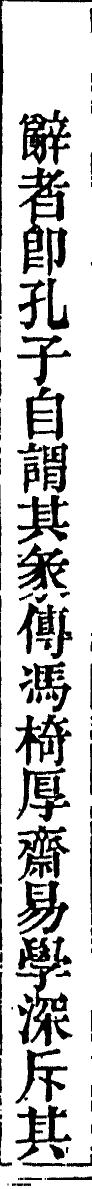
#> input picture tests/fixtures/colend/cols/p105_c2.png, 183 x 2378 px (shown at 1/2 size); its folder holds only this picture in this run
$ python run_table_ocr.py tests/fixtures/colend/cols/p105_c2.png
#> lines starting #> are read from the running program, lines starting #| are printed output that depends on the picture; after the words box and inside, x2 and y2 are one past the last pixel; in counts of white or black regions, pixels touching at a corner belong together
### open_guji_cv/utils/image_io.py
"""图像 IO 工具，支持 Windows 非 ASCII 路径。

## 读图一律字节读入再 imdecode（2026-10-05，overview#407）

原先 `imread` 先试 `cv2.imread`、返回 None 才退到 `np.fromfile + imdecode`。Windows
下工作区路径含中文（`96mid1ogzk-欽定四庫全書總目武英殿刻本`），第一步**必然**失败并打一条
`imread_(...): can't open/read file` 警告——哪怕文件好好的、第二步也读成功了。vol02 一轮
`glyph_match` 打出 8,980 条这种假警告，真读失败混在里面根本看不出来。现在直接走字节读入，
不再碰 `cv2.imread`。

## 两种口径

- 默认（`strict=False`，老口径，调用方很多靠它）：文件不存在抛 `FileNotFoundError`
  （`np.fromfile` 本来就这样）；文件在但解不出来（空文件、坏 PNG）返回 None。
- `strict=True`：解不出来也抛 `ImageReadError`。**读管线输入（缓存字块、列图、原图）的
  路径用这个**——读不到就该停下这一页，不能拿 None 往下走成垃圾结果。
"""

from pathlib import Path

import cv2
import numpy as np


class ImageReadError(OSError):
    """图片文件在、但解不出来（空文件／坏文件／不是图）。`strict=True` 时抛。"""


def imread(image_path: str, flags=cv2.IMREAD_COLOR, *, strict: bool = False) -> np.ndarray | None:
    """读取图片，支持 Windows 非 ASCII 路径（字节读入 + imdecode，不经 `cv2.imread`）。

    文件不存在 → `FileNotFoundError`（两种口径都是）；解不出来 → `strict` 时抛
    `ImageReadError`，否则返回 None。
    """
    p = str(image_path)
    buf = np.fromfile(p, dtype=np.uint8)          # 不存在 → FileNotFoundError；是目录 → OSError
    img = cv2.imdecode(buf, flags) if buf.size else None
    if img is None and strict:
        raise ImageReadError(f"图片解不出来（{buf.size} 字节）: {p}")
    return img


# [8 lines left out: function imwrite, not called in this run]

### open_guji_cv/detectors/table_detector.py
"""表格检测与 Cell OCR 识别模块。

流程：
1. 形态学检测水平/垂直表格线 → 构建网格
2. 擦除表格线 → 单 cell 裁切 → 2x 放大 + 白边
3. PaddleOCR 逐 cell 识别 → 噪声过滤
4. 输出结构化 JSON（格式见 .claude/doc/table_cell_format.md）
"""

from __future__ import annotations

import re
from dataclasses import dataclass, field

import cv2
import numpy as np
from ..utils.image_io import imread as cv_imread, imwrite as cv_imwrite


# ──────────────────────────────────────────────
# 数据结构
# ──────────────────────────────────────────────

@dataclass
class CellChar:
    """单字识别结果。"""
    char: str
    bbox: list[int]       # [x1, y1, x2, y2] 相对原图
    confidence: float


@dataclass
class TableCell:
    """表格单元格。"""
    row: int
    col: int
    row_span: int = 1
    col_span: int = 1
    bbox: list[int] = field(default_factory=list)   # [x1, y1, x2, y2]
    size: list[int] = field(default_factory=list)    # [w, h]
    text: str = ""
    confidence: float = 0.0
    char_count: int = 0
    chars: list[CellChar] = field(default_factory=list)


@dataclass
class TableGrid:
    """表格网格结构。"""
    rows: int
    cols: int
    h_lines: list[int]    # rows+1 条水平线 y 坐标
    v_lines: list[int]    # cols+1 条垂直线 x 坐标


@dataclass
class TableResult:
    """表格识别完整结果。"""
    image_path: str
    image_size: list[int]   # [w, h]
    grid: TableGrid
    cells: list[TableCell]

    # [35 lines left out: function to_dict, not called in this run]


# ──────────────────────────────────────────────
# 表格线检测
# ──────────────────────────────────────────────

def _detect_line_positions(binary: np.ndarray, axis: int,
                           kernel_ratio: int = 8,
                           min_coverage: float = 0.10,
                           min_gap: int = 25) -> list[int]:
    """从二值图中检测水平(axis=1)或垂直(axis=0)线位置。"""
    h, w = binary.shape
    if axis == 1:  # 水平线
        klen = max(w // kernel_ratio, 10)
        kernel = cv2.getStructuringElement(cv2.MORPH_RECT, (klen, 1))
        morph = cv2.morphologyEx(binary, cv2.MORPH_OPEN, kernel, iterations=1)
        proj = np.sum(morph, axis=1) / 255
        total = w
    else:  # 垂直线
        klen = max(h // kernel_ratio, 10)
        kernel = cv2.getStructuringElement(cv2.MORPH_RECT, (1, klen))
        morph = cv2.morphologyEx(binary, cv2.MORPH_OPEN, kernel, iterations=1)
        proj = np.sum(morph, axis=0) / 255
        total = h

    threshold = total * min_coverage
    lines: list[tuple[int, float]] = []
    in_line = False
    start = 0

    for i in range(len(proj)):
        if proj[i] > threshold:
            if not in_line:
                start = i
                in_line = True
        else:
            if in_line:
                mid = (start + i) // 2
                strength = float(np.max(proj[start:i]) / total)
                if not lines or mid - lines[-1][0] > min_gap:
                    lines.append((mid, strength))
                elif strength > lines[-1][1]:
                    lines[-1] = (mid, strength)
                in_line = False
    if in_line:
        mid = (start + len(proj)) // 2
        strength = float(np.max(proj[start:]) / total)
        if not lines or mid - lines[-1][0] > min_gap:
            lines.append((mid, strength))

    return [pos for pos, _ in lines]


def detect_table_grid(gray: np.ndarray, min_gap: int = 25) -> TableGrid | None:
    """检测表格网格，返回 TableGrid 或 None（非表格页）。"""
    _, binary = cv2.threshold(gray, 0, 255, cv2.THRESH_BINARY_INV + cv2.THRESH_OTSU)

    h_lines = _detect_line_positions(binary, axis=1, min_gap=min_gap)
    v_lines = _detect_line_positions(binary, axis=0, min_gap=min_gap)

    if len(h_lines) < 2 or len(v_lines) < 2:
        return None

    return TableGrid(
        rows=len(h_lines) - 1,
        cols=len(v_lines) - 1,
        h_lines=h_lines,
        v_lines=v_lines,
    )


# ──────────────────────────────────────────────
# 表格线擦除
# ──────────────────────────────────────────────

# [20 lines left out: function erase_table_lines, not called in this run]


# ──────────────────────────────────────────────
# Cell OCR
# ──────────────────────────────────────────────

# 噪声字符正则：只保留包含中文的文本
_HAS_CJK = re.compile(r'[\u4e00-\u9fff\u3400-\u4dbf]')

# ──────────────────────────────────────────────
# 字符后处理：映射纠正 + 字符集过滤
# ──────────────────────────────────────────────

# 常见 OCR 误识别 → 正确字符 映射
CHAR_CORRECTION_MAP: dict[str, str] = {
    # 宫 的常见误识别
    "营": "宫", "管": "宫", "掌": "宫", "常": "宫",
    "富": "宫", "量": "宫", "京": "宫", "答": "宫",
    # 日 的误识别
    "王": "日",
    # 古籍草书/异体字误识别
    "青": "七",
    "夏": "八",
    "草": "半",
}

# 按行类型定义的允许字符集
YEAR_CHARS = frozenset("一二三四五六七八九十百千年")
WEEKDAY_CHARS = frozenset("一二三四五六七月日金木水火土大小")
ASTRO_CHARS = frozenset("一二三四五六七八九十初宫度分秒半壹")


def _correct_char(ch: str) -> str:
    """对单个字符做映射纠正。"""
    return CHAR_CORRECTION_MAP.get(ch, ch)


# [89 lines left out: functions _filter_text, _ocr_single_cell, not called in this run]


# ──────────────────────────────────────────────
# 主入口
# ──────────────────────────────────────────────

class TableDetector:
    """表格检测与识别。

    使用方法：
        detector = TableDetector()
        result = detector.detect("path/to/image.png")
        data = result.to_dict()

    自定义 OCR 配置：
        detector = TableDetector(ocr_config={"lang": "ch", "device": "cpu"})
    """

    # 默认 PaddleOCR 参数
    DEFAULT_OCR_CONFIG = {
        "use_doc_orientation_classify": False,
        "use_doc_unwarping": False,
        "use_textline_orientation": False,
        "lang": "chinese_cht",
        "text_det_thresh": 0.3,
        "text_det_box_thresh": 0.5,
        "device": "gpu",
    }

    def __init__(self, scale: float = 2.0, min_conf: float = 0.15,
                 erase_lines: bool = True,
                 row_charsets: dict[int, frozenset] | None = None,
                 ocr_config: dict | None = None):
        """
        Args:
            scale: cell 放大倍数
            min_conf: 最低置信度阈值
            erase_lines: 是否擦除表格线
            row_charsets: 按行索引指定允许字符集，如 {0: YEAR_CHARS, 1: WEEKDAY_CHARS}
                         未指定的行使用默认 CJK 过滤
            ocr_config: PaddleOCR 构造参数覆盖，如 {"lang": "ch", "device": "cpu"}
        """
        self._ocr = None
        self.scale = scale
        self.min_conf = min_conf
        self.erase_lines = erase_lines
        self.row_charsets = row_charsets or {}
        self.ocr_config = {**self.DEFAULT_OCR_CONFIG, **(ocr_config or {})}

    # [17 lines left out: function _ensure_ocr, not called in this run]

    def detect(self, image_path: str) -> TableResult | None:
        """检测表格并识别所有 cell 内容。

        Returns:
            TableResult 或 None（非表格页）
        """
        img = cv_imread(image_path)
        if img is None:
            raise FileNotFoundError(f"无法读取图像: {image_path}")

        gray = cv2.cvtColor(img, cv2.COLOR_BGR2GRAY)
        h, w = gray.shape

        # 1. 检测网格
        grid = detect_table_grid(gray)
        if grid is None:
            return None

        # 2. 擦除表格线
        if self.erase_lines:
            gray_clean = erase_table_lines(gray)
        else:
            gray_clean = gray

        # 3. 初始化 OCR
        self._ensure_ocr()

        # 4. 逐 cell OCR
        margin = 3  # 内缩避开线条残留
        cells: list[TableCell] = []

        for r in range(grid.rows):
            for c in range(grid.cols):
                x1 = grid.v_lines[c]
                y1 = grid.h_lines[r]
                x2 = grid.v_lines[c + 1]
                y2 = grid.h_lines[r + 1]

                # 裁切 cell
                cy1 = min(y1 + margin, y2)
                cy2 = max(y2 - margin, y1)
                cx1 = min(x1 + margin, x2)
                cx2 = max(x2 - margin, x1)

                if cy2 <= cy1 or cx2 <= cx1:
                    continue

                cell_img = gray_clean[cy1:cy2, cx1:cx2]

                # 按行索引查找字符集
                allowed = self.row_charsets.get(r)

                text, conf, chars = _ocr_single_cell(
                    self._ocr, cell_img,
                    scale=self.scale,
                    min_conf=self.min_conf,
                    cell_origin=(cx1, cy1),
                    allowed_chars=allowed,
                )

                cells.append(TableCell(
                    row=r,
                    col=c,
                    bbox=[x1, y1, x2, y2],
                    size=[x2 - x1, y2 - y1],
                    text=text,
                    confidence=conf,
                    char_count=len(chars),
                    chars=chars,
                ))

        return TableResult(
            image_path=image_path,
            image_size=[w, h],
            grid=grid,
            cells=cells,
        )

    # [27 lines left out: function detect_and_visualize, not called in this run]

### run_table_ocr.py
"""表格 OCR 识别 CLI 工具。

用法：
    python run_table_ocr.py <image_path> [--output <json_path>] [--debug <debug_img_path>]
    python run_table_ocr.py data/book7/06054854.cn_page_111.png
    python run_table_ocr.py data/book7/ --all
    python run_table_ocr.py data/book7/ --all --lang ch --device cpu

环境变量：
    PADDLE_PDX_DISABLE_MODEL_SOURCE_CHECK=True  跳过模型源检查
    PYTHONIOENCODING=utf-8                      Windows 中文输出
"""

import argparse
import json
import os
import sys
import glob
import time

os.environ.setdefault("PADDLE_PDX_DISABLE_MODEL_SOURCE_CHECK", "True")


def main():
    parser = argparse.ArgumentParser(description="古籍表格 OCR 识别")
    parser.add_argument("input", help="图像文件路径，或包含图像的目录")
    parser.add_argument("--output", "-o", help="JSON 输出路径（默认: output/table_ocr/<basename>.json）")
    parser.add_argument("--debug", "-d", action="store_true", help="保存 debug 可视化图")
    parser.add_argument("--all", "-a", action="store_true", help="处理目录下所有 PNG 文件")
    parser.add_argument("--scale", type=float, default=2.0, help="cell 放大倍数（默认 2.0）")
    parser.add_argument("--no-erase-lines", action="store_true", help="不擦除表格线")
    parser.add_argument("--charset", choices=["auto", "astro", "none"], default="auto",
                        help="字符集过滤模式: auto=按行自动, astro=全部天文, none=不过滤")
    parser.add_argument("--print", "-p", action="store_true", help="打印表格内容到终端")
    # OCR 配置参数
    parser.add_argument("--lang", default=None, help="OCR 语言（默认: chinese_cht）")
    parser.add_argument("--device", default=None, choices=["gpu", "cpu"], help="推理设备")
    parser.add_argument("--det-thresh", type=float, default=None, help="文本检测阈值")
    parser.add_argument("--det-box-thresh", type=float, default=None, help="文本检测框阈值")
    args = parser.parse_args()

    from open_guji_cv.detectors.table_detector import (
        TableDetector, YEAR_CHARS, WEEKDAY_CHARS, ASTRO_CHARS,
    )

    # 构建行字符集
    row_charsets = {}
    if args.charset == "auto":
        # 默认: 行0=年份, 行1=星期, 行2+=天文
        row_charsets = {0: YEAR_CHARS, 1: WEEKDAY_CHARS}
        for r in range(2, 100):  # 足够多的行
            row_charsets[r] = ASTRO_CHARS
    elif args.charset == "astro":
        for r in range(100):
            row_charsets[r] = ASTRO_CHARS

    # 构建 OCR 配置覆盖
    ocr_config = {}
    if args.lang is not None:
        ocr_config["lang"] = args.lang
    if args.device is not None:
        ocr_config["device"] = args.device
    if args.det_thresh is not None:
        ocr_config["text_det_thresh"] = args.det_thresh
    if args.det_box_thresh is not None:
        ocr_config["text_det_box_thresh"] = args.det_box_thresh

    detector = TableDetector(
        scale=args.scale,
        erase_lines=not args.no_erase_lines,
        row_charsets=row_charsets if args.charset != "none" else {},
        ocr_config=ocr_config if ocr_config else None,
    )

    # 收集要处理的文件
    if os.path.isdir(args.input) or args.all:
        input_dir = args.input if os.path.isdir(args.input) else os.path.dirname(args.input)
        files = sorted(glob.glob(os.path.join(input_dir, "*.png")))
        if not files:
            print(f"目录中没有 PNG 文件: {input_dir}")
            sys.exit(1)
    else:
        files = [args.input]

    out_dir = os.path.join("output", "table_ocr")
    os.makedirs(out_dir, exist_ok=True)

    for filepath in files:
        basename = os.path.splitext(os.path.basename(filepath))[0]
        print(f"\n{'='*60}")
        print(f"处理: {filepath}")

        t0 = time.time()

        # 检测 + OCR
        if args.debug:
            debug_path = os.path.join(out_dir, f"{basename}_debug.png")
            result = detector.detect_and_visualize(filepath, debug_path)
            if result:
                print(f"Debug 图: {debug_path}")
        else:
            result = detector.detect(filepath)
#> in imread, img is the input picture: shape (2378, 183, 3); 78.7% white; 109 black regions (23 under 20 px), largest, box (x1, y1, x2, y2) and area: (36, 334, 130, 549) 6512, (31, 1873, 145, 2093) 5949, (38, 219, 143, 330) 5192
#> in _detect_line_positions, `morph = cv2.morphologyEx(binary, cv2.MORPH_OPEN, kernel, iterations=1)`:
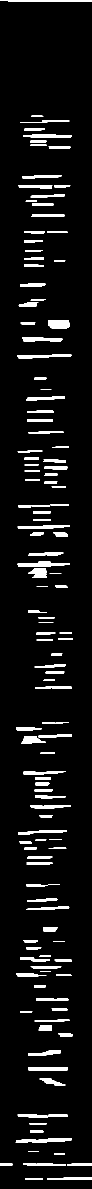
#> morph: shape (2378, 183) (shown at 1/2 size); 6.3% white; 135 white regions, largest, box (x1, y1, x2, y2) and area: (35, 1123, 139, 1133) 697, (96, 641, 140, 657) 653, (0, 0, 183, 4) 621
#> in _detect_line_positions, `proj = np.sum(morph, axis=1) / 255`: proj = 2378 values, max 182 at index 0, min 0 at index 4, mean 11.52
#> the loop in _detect_line_positions, `for i in range(len(proj)):` made 2378 passes
#> (mid, strength, in_line) on passes 5, 235, 247, 263, 277, 286, 293, 299, 358, 379, 396, 404: (2, 0.995, False), (232, 0.137, False), (243, 0.301, False), (259, 0.224, False), (272, 0.53, False), (283, 0.175, False), (290, 0.18, False), (295, 0.24, False), (353, 0.426, False), (374, 0.552, False), (392, 0.366, False), (402, 0.126, False)
#> in_line on passes 1, 232, 241, 257, 270, 282: True, True, True, True, True, True
#> after the loop in _detect_line_positions, `for i in range(len(proj)):`: in_line = False; lines = 49 pairs, first value 2 to 2357, second value 0.137 to 0.995; mid = 2357; start = 2355; strength = 0.667
#> in detect_table_grid, `h_lines = _detect_line_positions(binary, axis=1, min_gap=min_gap)`: h_lines = 49 values from 2 to 2357
#> call 2 of _detect_line_positions, with axis = 0, kernel_ratio = 8, min_coverage = 0.1, min_gap = 25
#> in _detect_line_positions (call 2), `morph = cv2.morphologyEx(binary, cv2.MORPH_OPEN, kernel, iterations=1)`:
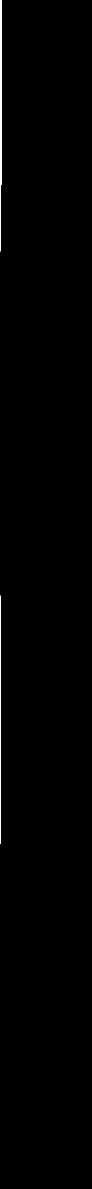
#> morph: shape (2378, 183) (shown at 1/2 size); 0.43% white; 2 white regions, box (x1, y1, x2, y2) and area: (0, 0, 3, 503) 1375, (0, 1191, 1, 1688) 497
#> in _detect_line_positions (call 2), `proj = np.sum(morph, axis=0) / 255`: proj = 183 values, max 1000 at index 0, min 0 at index 3, mean 10.23
#> the loop in _detect_line_positions (call 2), `for i in range(len(proj)):` made 183 passes
#> (mid, strength, in_line) on pass 4: (1, 0.421, False)
#> (start, in_line) on pass 1: (0, True)
#> after the loop in _detect_line_positions (call 2), `for i in range(len(proj)):`: in_line = False; lines = [(1, 0.421)]; mid = 1; start = 0; strength = 0.421
#> in detect_table_grid, `v_lines = _detect_line_positions(binary, axis=0, min_gap=min_gap)`: v_lines = [1]

        elapsed = time.time() - t0

        if result is None:
            print(f"  未检测到表格 (耗时 {elapsed:.1f}s)")
            continue

        grid = result.grid
        print(f"  表格: {grid.cols} 列 x {grid.rows} 行 (耗时 {elapsed:.1f}s)")

        # 统计
        non_empty = sum(1 for c in result.cells if c.text)
        total = grid.rows * grid.cols
        print(f"  有内容 cell: {non_empty}/{total}")

        # 打印表格内容
        if args.print or len(files) == 1:
            for r in range(grid.rows):
                row_cells = [c for c in result.cells if c.row == r and c.text]
                if row_cells:
                    print(f"  --- 行 {r} ---")
                    for c in sorted(row_cells, key=lambda x: x.col):
                        print(f"    [{r},{c.col}] conf={c.confidence:.2f}  {c.text!r}")

        # 输出 JSON
        json_path = args.output if args.output and len(files) == 1 else \
            os.path.join(out_dir, f"{basename}.json")
        data = result.to_dict()
        with open(json_path, "w", encoding="utf-8") as f:
            json.dump(data, f, ensure_ascii=False, indent=2)
        print(f"  JSON: {json_path}")

    print(f"\n完成，共处理 {len(files)} 个文件")


if __name__ == "__main__":
    main()

$ run again, on tests/fixtures/colend/cols/p149_c5.png
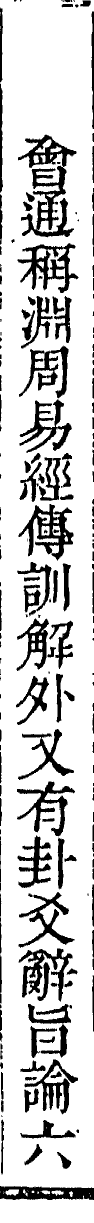
#> input picture tests/fixtures/colend/cols/p149_c5.png, 187 x 2446 px (shown at 1/2 size)
#> in imread, img is the input picture: shape (2446, 187, 3); 81.8% white; 190 black regions (48 under 20 px), largest, box (x1, y1, x2, y2) and area: (36, 269, 153, 475) 8074, (37, 1008, 147, 1121) 4574, (35, 486, 157, 586) 4316
#> in _detect_line_positions, `morph = cv2.morphologyEx(binary, cv2.MORPH_OPEN, kernel, iterations=1)`:
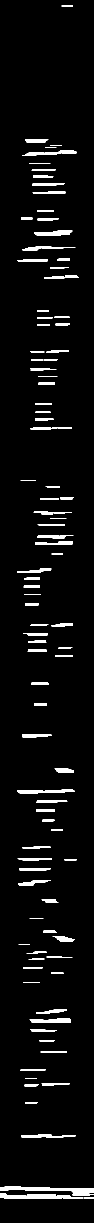
#> morph: shape (2446, 187) (shown at 1/2 size); 4.2% white; 97 white regions, largest, box (x1, y1, x2, y2) and area: (0, 2373, 187, 2391) 1485, (0, 2387, 166, 2398) 1216, (44, 300, 153, 312) 618
#> in _detect_line_positions, `proj = np.sum(morph, axis=1) / 255`: proj = 2446 values, max 187 at index 2376, min 0 at index 0, mean 7.88
#> the loop in _detect_line_positions, `for i in range(len(proj)):` made 2446 passes
#> (mid, strength, in_line) on passes 14, 286, 293, 297, 313, 329, 343, 356: (12, 0.123, False), (282, 0.251, False), (291, 0.128, False), (295, 0.123, False), (306, 0.519, False), (327, 0.16, False), (340, 0.251, False), (353, 0.219, False)
#> after the loop in _detect_line_positions, `for i in range(len(proj)):`: in_line = False; lines = 44 pairs, first value 12 to 2385, second value 0.123 to 1; mid = 2385; start = 2373; strength = 1
#> h_lines = 44 values from 12 to 2385
#> v_lines = []
